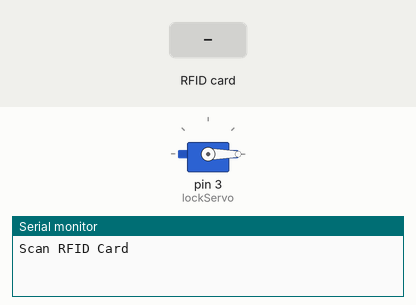
This sketch was run on a simulated Arduino Uno, built with avr-gcc and run on an emulated ATmega328P. Parts: servo, the last lines printed to the serial monitor. The test bench sets the inputs (shaded band).

Above: at 1.2 s.
1.3 s: RFID card 74 EB 47 A3 held to the reader
At 2.2 s:
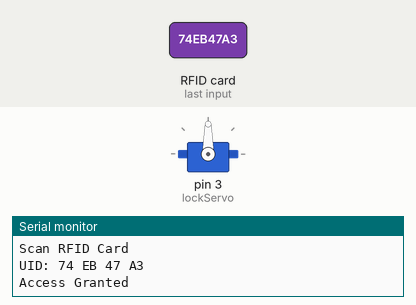
2.8 s: RFID card 5E 7A 19 C4 held to the reader
Timing chart, 0 to 5.8 s (numbered marks = the images above; inputs shaded):
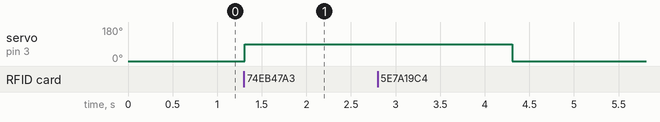

Measured:
- after the input at 1.3 s, servo on pin 3 (lockServo): 0° → 90° at once

The sketch:

openinggate.ino
```cpp
#include <SPI.h>
#include <MFRC522.h>
#include <Servo.h>

#define SS_PIN 10
#define RST_PIN 9

MFRC522 rfid(SS_PIN, RST_PIN);

Servo lockServo;

String authorizedUID = "74 EB 47 A3";   // CHANGE THIS according to rfid tag id

void setup() {
  Serial.begin(9600);

  SPI.begin();
  rfid.PCD_Init();

  lockServo.attach(3);
  lockServo.write(0); // locked position

  Serial.println("Scan RFID Card");
}

void loop() {

  // Check for card
  if (!rfid.PICC_IsNewCardPresent())
    return;

  if (!rfid.PICC_ReadCardSerial())
    return;

  String cardUID = "";

  for (byte i = 0; i < rfid.uid.size; i++) {
    cardUID += String(rfid.uid.uidByte[i], HEX);
    if (i != rfid.uid.size - 1)
      cardUID += " ";
  }

  cardUID.toUpperCase();

  Serial.print("UID: ");
  Serial.println(cardUID);

  // Compare UID
  if (cardUID == authorizedUID) {

    Serial.println("Access Granted");

    lockServo.write(90); // open lock
    delay(3000);

    lockServo.write(0); // close lock
  }
  else {

    Serial.println("Access Denied");
  }

  rfid.PICC_HaltA();
}
```
